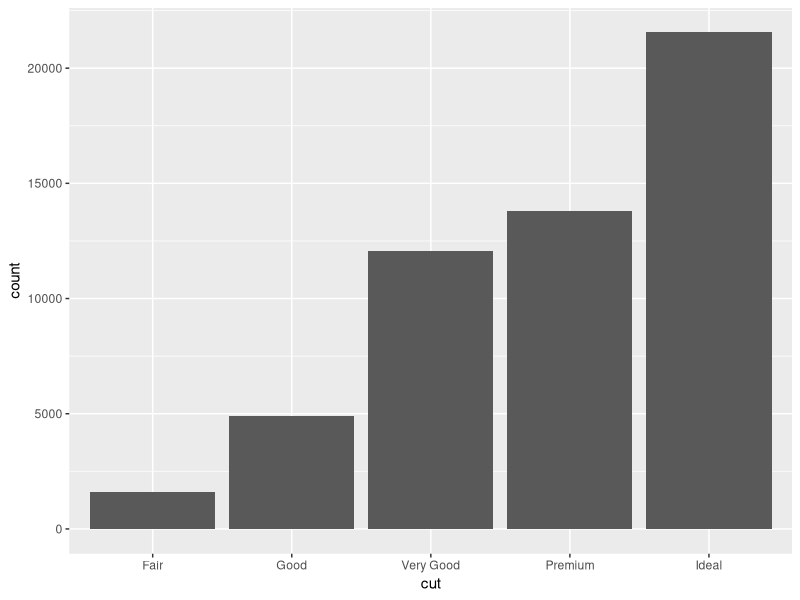
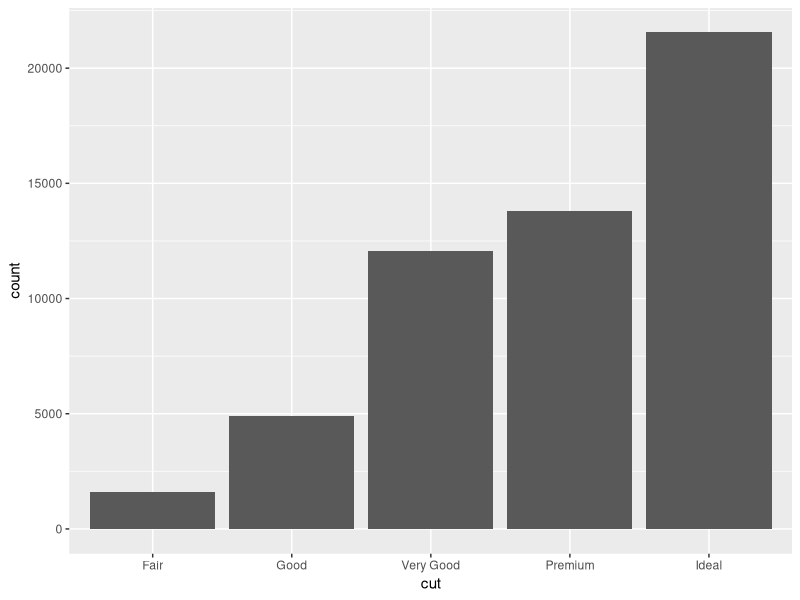
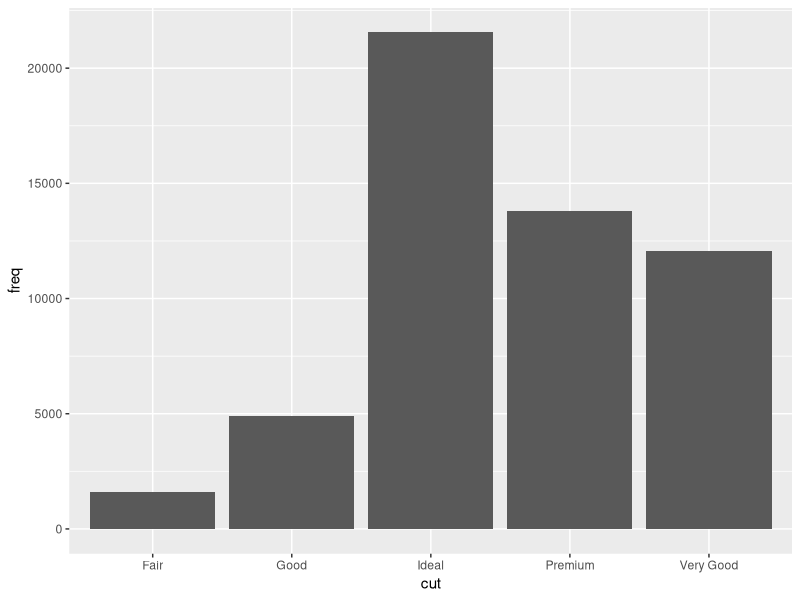
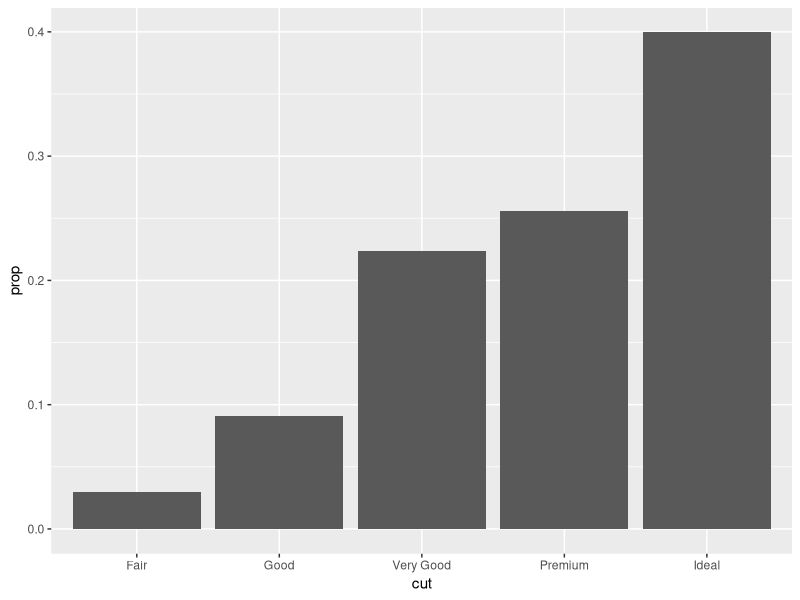
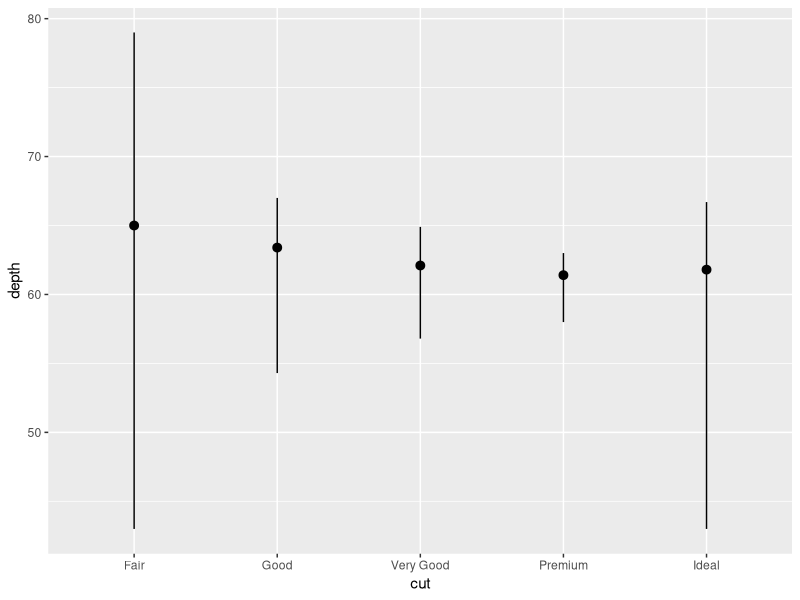
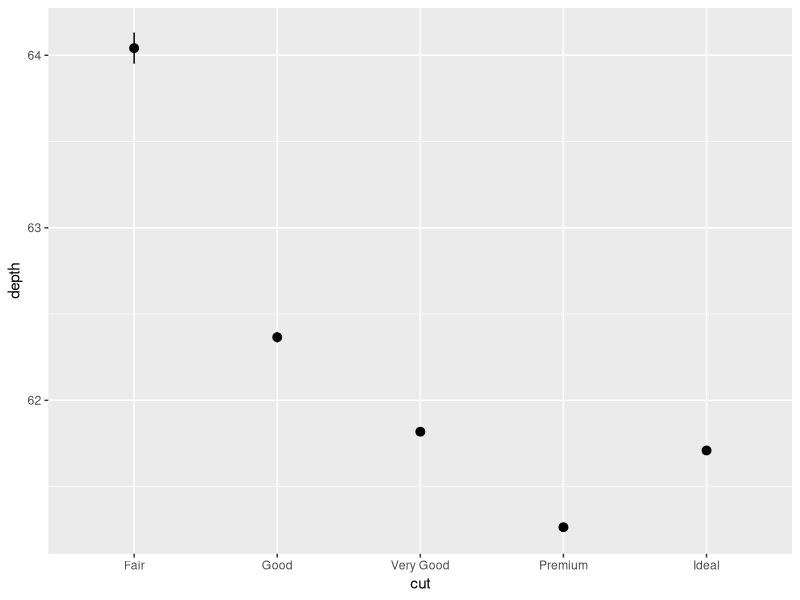

Reproduce these figures in R, in order.
# https://r4ds.had.co.nz/data-visualisation.html#statistical-transformations

library(tidyverse)

d <- ggplot(diamonds)

ggplot(diamonds) +
  geom_bar(aes(cut))

ggplot(diamonds) +
  stat_count(aes(cut))

demo <- tribble(
  ~cut,         ~freq,
  "Fair",       1610,
  "Good",       4906,
  "Very Good",  12082,
  "Premium",    13791,
  "Ideal",      21551
)

ggplot(demo) +
  geom_bar(aes(cut, freq), stat = "identity")

d + geom_bar(aes(cut, ..prop.., group = 1))

d + stat_summary(
  aes(cut, depth),
  fun.ymin = min,
  fun.ymax = max,
  fun.y = median
)

d + geom_pointrange(aes(cut, depth), stat = "summary")
